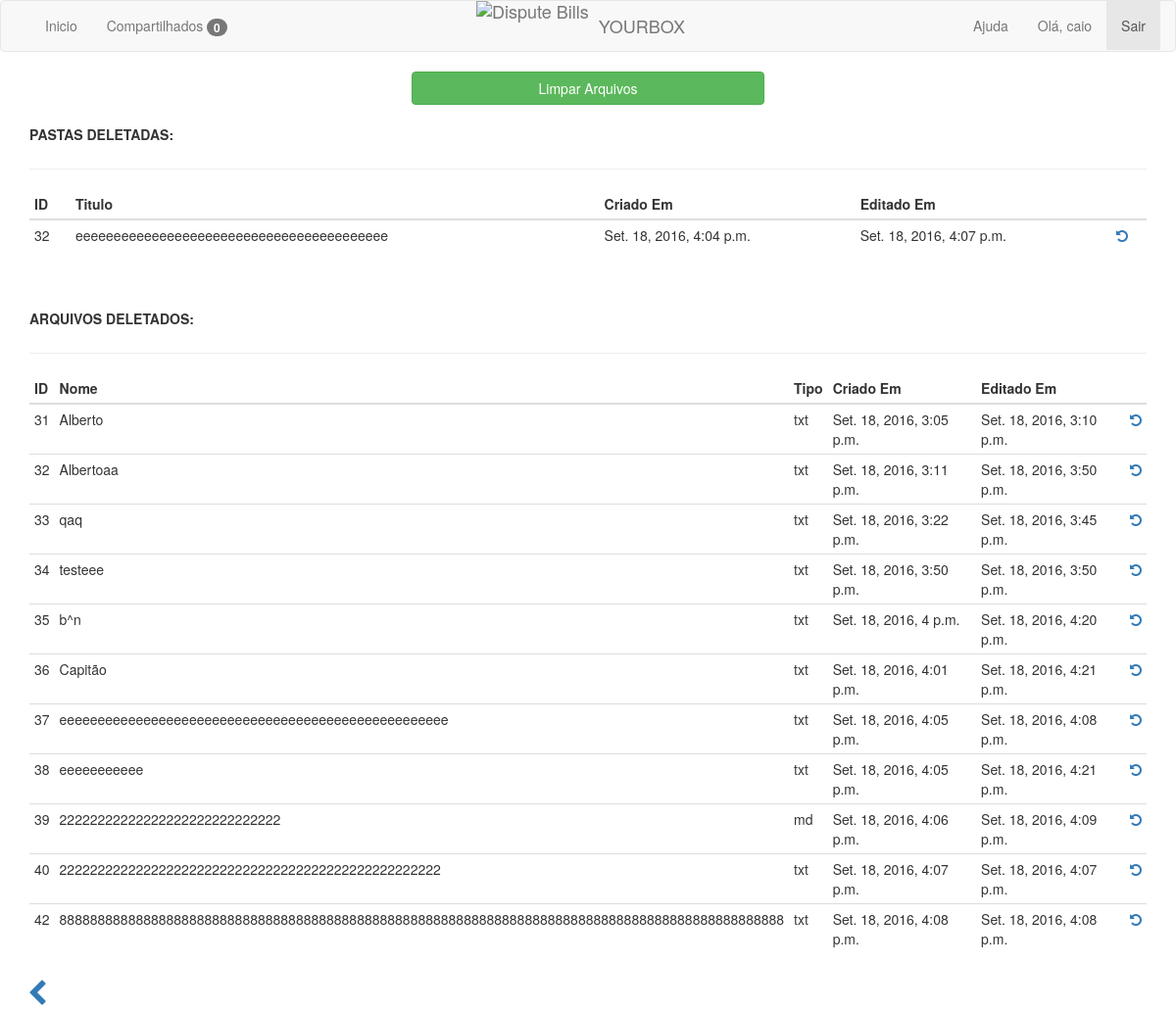
/lixeira (signed in), run on an earlier commit of the app's database.
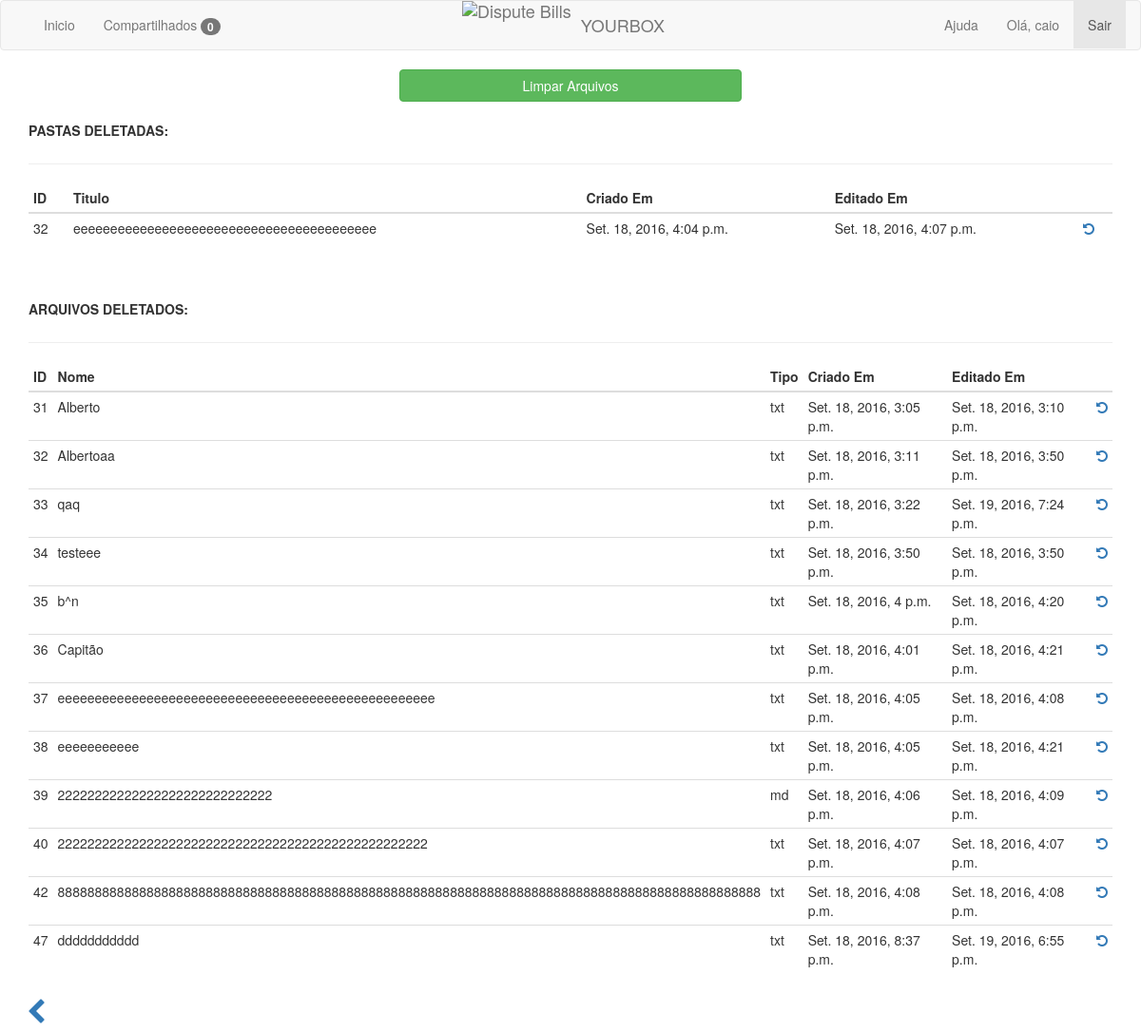
And on a later commit of the database.
### app/models.py (models this page shows)
class Pasta(models.Model):
    titulo = models.CharField(max_length=10)
    desc = models.CharField(max_length=100, blank=True, null=True)
    status = models.BooleanField(default=True)
    criado_em = models.DateTimeField(auto_now_add=True)
    editado_em = models.DateTimeField(auto_now=True)

class Arquivo(models.Model):
    nome = models.CharField(max_length=10)
    arquivo = models.FileField()
    pasta = models.ForeignKey(Pasta, blank=True, null=True)
    tipo = models.CharField(max_length=50, choices=TIPOS)
    status = models.BooleanField(default=True)
    criado_em = models.DateTimeField(auto_now_add=True)
    editado_em = models.DateTimeField(auto_now=True)

### app/views.py (the view)
# urls.py: url(r'^lixeira', views.lixeira, name='lixeira'),
def lixeira(request):
    try:
        usuario = Usuario.objects.get(email=request.session['email'])
        compartilhados = Compartilhado.objects.filter(usuario=usuario, status=False)
        return render_to_response('lixeira.html', {'usuario': usuario,
                                                   'usuarios': Usuario.objects.all(),
                                                   'compartilhados': compartilhados},
                                  context_instance=RequestContext(request))
    except:
        return redirect('/')

### app/templates/lixeira.html (shortened to what this page needs)
{% extends "base.html" %}
{% block content %}
    <div class="row">
        <div class="col-md-4 col-md-offset-4">
            <a href="#" class="btn btn-success btn-block">Limpar Arquivos</a>
        </div>
    </div>
    <br/>
    <div class="row">
        <div class='col-md-12'>
            <label>PASTAS DELETADAS:</label>
            <br/>
            <hr/>
            <table id='table' class='table table-condensed'>
                <thead>
                <tr>
                    <th>ID</th>
                    <th>Titulo</th>
                    <th>Criado Em</th>
                    <th>Editado Em</th>
                    <th></th>
                </tr>
                </thead>
                <tbody>
                {% for pasta in usuario.pastas.all %}
                    {% if pasta.status == False %}
                        <tr>
                            <td>{{ pasta.id }}</td>
                            <td>{{ pasta.titulo }}</td>
                            <td>{{ pasta.criado_em }}</td>
                            <td>{{ pasta.editado_em }}</td>
                            <td><a href="/restpasta/{{ pasta.id }}"><i class="fa fa-rotate-left"></i></a></td>
                        </tr>
                    {% endif %}
                {% endfor %}
                </tbody>
            </table>
        </div>
    </div>
    <br/><br/>
    <div class="row">
        <div class='col-md-12'>
            <label>ARQUIVOS DELETADOS:</label>
            <br/>
            <hr/>
            <table id="table2" class="table table-condensed">
                <thead>
                <tr>
                    <th>ID</th>
                    <th>Nome</th>
                    <th>Tipo</th>
                    <th>Criado Em</th>
                    <th>Editado Em</th>
                    <th></th>
                </tr>
                </thead>
                <tbody>
                {% for arquivo in usuario.arquivos.all %}
                    {% if arquivo.status == False %}
                        <tr>
                            <td>{{ arquivo.id }}</td>
                            <td>{{ arquivo.nome }}</td>
                            <td>{{ arquivo.tipo }}</td>
                            <td>{{ arquivo.criado_em }}</td>
                            <td>{{ arquivo.editado_em }}</td>
                            <td><a href="/restarquivo/{{ arquivo.id }}"><i class="fa fa-rotate-left"></i></a></td>
                        </tr>
                    {% endif %}
                {% endfor %}
                </tbody>
            </table>
        </div>
    </div>
    <div class="row">
        <a class='btn pull-left' href='/app'><span class='fa fa-2x fa-chevron-left'></span></a>
    </div>
{% endblock %}

What changed in the data, as far as the page shows it:
changed Arquivo "qaq": editado_em "Set. 18, 2016, 3:45 p.m." → "Set. 19, 2016, 7:24 p.m."
added Arquivo: id "47", nome "ddddddddddd", tipo "txt", criado_em "Set. 18, 2016, 8:37 p.m.", editado_em "Set. 19, 2016, 6:55 p.m."
